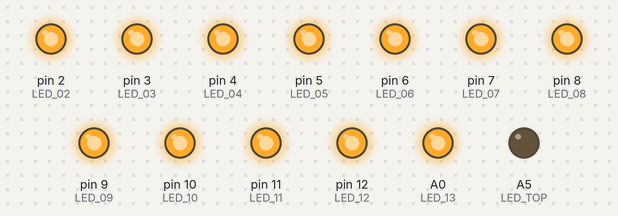
The sketch below on a simulated Arduino Uno, built with avr-gcc and run on an emulated ATmega328P. Parts: output pins drawn as LEDs (lit = HIGH).

Above: at 0.2 s.
At 1.7 s:
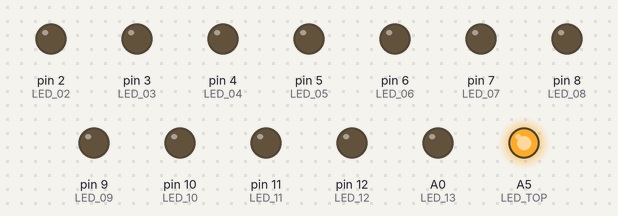
Timing chart, 0 to 3.0 s (numbered marks = the images above):
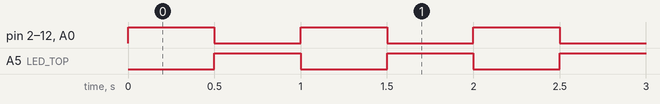

Measured:
- by itself, pin 2 (LED_02), pin 3 (LED_03), pin 4 (LED_04), pin 5 (LED_05), pin 6 (LED_06), pin 7 (LED_07), pin 8 (LED_08), pin 9 (LED_09), pin 10 (LED_10), pin 11 (LED_11), pin 12 (LED_12), A0 (LED_13), A5 (LED_TOP): alternates HIGH for 0.50 s and LOW for 0.50 s

The sketch:

Code.ino
```cpp
const int LED_02 = 2;
const int LED_03 = 3;
const int LED_04 = 4;
const int LED_05 = 5;
const int LED_06 = 6;
const int LED_07 = 7;
const int LED_08 = 8;
const int LED_09 = 9;
const int LED_10 = 10;
const int LED_11 = 11;
const int LED_12 = 12;
const int LED_13 = A0;
const int LED_TOP = A5;

void setup() {
  pinMode(LED_02, OUTPUT);
  pinMode(LED_03, OUTPUT);
  pinMode(LED_04, OUTPUT);
  pinMode(LED_05, OUTPUT);
  pinMode(LED_06, OUTPUT);
  pinMode(LED_07, OUTPUT);
  pinMode(LED_08, OUTPUT);
  pinMode(LED_09, OUTPUT);
  pinMode(LED_10, OUTPUT);
  pinMode(LED_11, OUTPUT);
  pinMode(LED_12, OUTPUT);
  pinMode(LED_13, OUTPUT);
  pinMode(LED_TOP, OUTPUT);
};

void loop() {
  digitalWrite(LED_02, HIGH);
  digitalWrite(LED_03, HIGH);
  digitalWrite(LED_04, HIGH);
  digitalWrite(LED_05, HIGH);
  digitalWrite(LED_06, HIGH);
  digitalWrite(LED_07, HIGH);
  digitalWrite(LED_08, HIGH);
  digitalWrite(LED_09, HIGH);
  digitalWrite(LED_10, HIGH);
  digitalWrite(LED_11, HIGH);
  digitalWrite(LED_12, HIGH);
  digitalWrite(LED_13, HIGH);

  digitalWrite(LED_TOP, LOW);
  delay(500);

  digitalWrite(LED_02, LOW);
  digitalWrite(LED_03, LOW);
  digitalWrite(LED_04, LOW);
  digitalWrite(LED_05, LOW);
  digitalWrite(LED_06, LOW);
  digitalWrite(LED_07, LOW);
  digitalWrite(LED_08, LOW);
  digitalWrite(LED_09, LOW);
  digitalWrite(LED_10, LOW);
  digitalWrite(LED_11, LOW);
  digitalWrite(LED_12, LOW);
  digitalWrite(LED_13, LOW);

  digitalWrite(LED_TOP, HIGH);
  delay(500);
};
```
